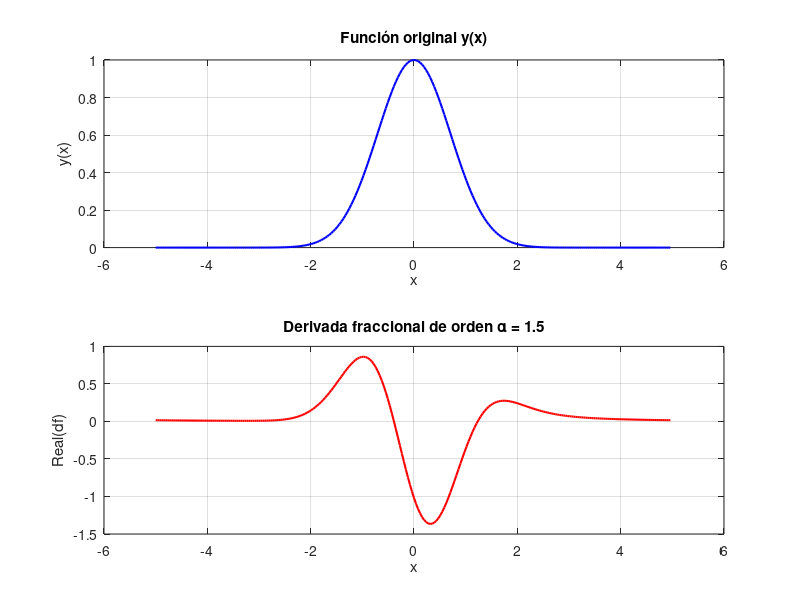

This chart was generated by the following MATLAB code:
% Programa FracFourier1d que muestra
% la derivada fraccional de alpha orden
% de una función.

% El orden de la derivada está definido
% en la línea XX (parámetro alpha) y la
% función correspondiente se define en la
% línea XX (y). 
% 
% Programa elaborado para el paper: 
% "Una -fraccional- introducción al cálculo
% fraccional en la física", por 
% Pedro Oliva-Sanchez, Ruben Aguilar-Marquez,
% Javier Alejandro Pérez-Garza, Arath Maldonado-Traconis y
% Servando López-Aguayo, REV.MEX Física.
%***********************************
% Parámetros iniciales
% Paso 1
L = 10; % Longitud del espacio real
N = 256; % Número de puntos
%****************************************
alpha = 1.5; % Orden fraccional de la derivada
%*****************************************

% Calcular dx y dk
dx = L / N;
dk = 2 * pi / L;
%***********************************
%Paso #2
% Definir el vector s
s = -N/2 :1: (N/2 - 1);

% Generar los espacios x y k
x = s * dx; % Espacio real
k = s * dk; % Espacio de Fourier

%***********************************
%Paso #3
% Definir la función y(x) (ejemplo: Gaussiana)
y = exp(-x.^2);

% Calcular la transformada de Fourier de y(x)
F_y = fftshift(fft(y));

%***********************************
% Paso #4

% Multiplicar por (ik)^alpha para obtener la derivada fraccional en Fourier
ik_alpha = (1i * k).^alpha; % Vector complejo (ik)^alpha
DF = ik_alpha .* F_y; % Derivada fraccional en el espacio de Fourier

%***********************************
% Paso #5
% Transformada inversa para obtener la derivada fraccional en x
df = ifft(ifftshift(DF));


%***********************************
% Visualización de los resultados
% Graficar la función original y su derivada fraccional
figure;
subplot(2, 1, 1);
plot(x, y, 'b', 'LineWidth', 1.5);
title('Función original y(x)');
xlabel('x'); ylabel('y(x)'); grid on;

subplot(2, 1, 2);
plot(x, real(df), 'r', 'LineWidth', 1.5);
title(['Derivada fraccional de orden \alpha = ', num2str(alpha)]);
xlabel('x'); ylabel('Real(df)'); grid on;
